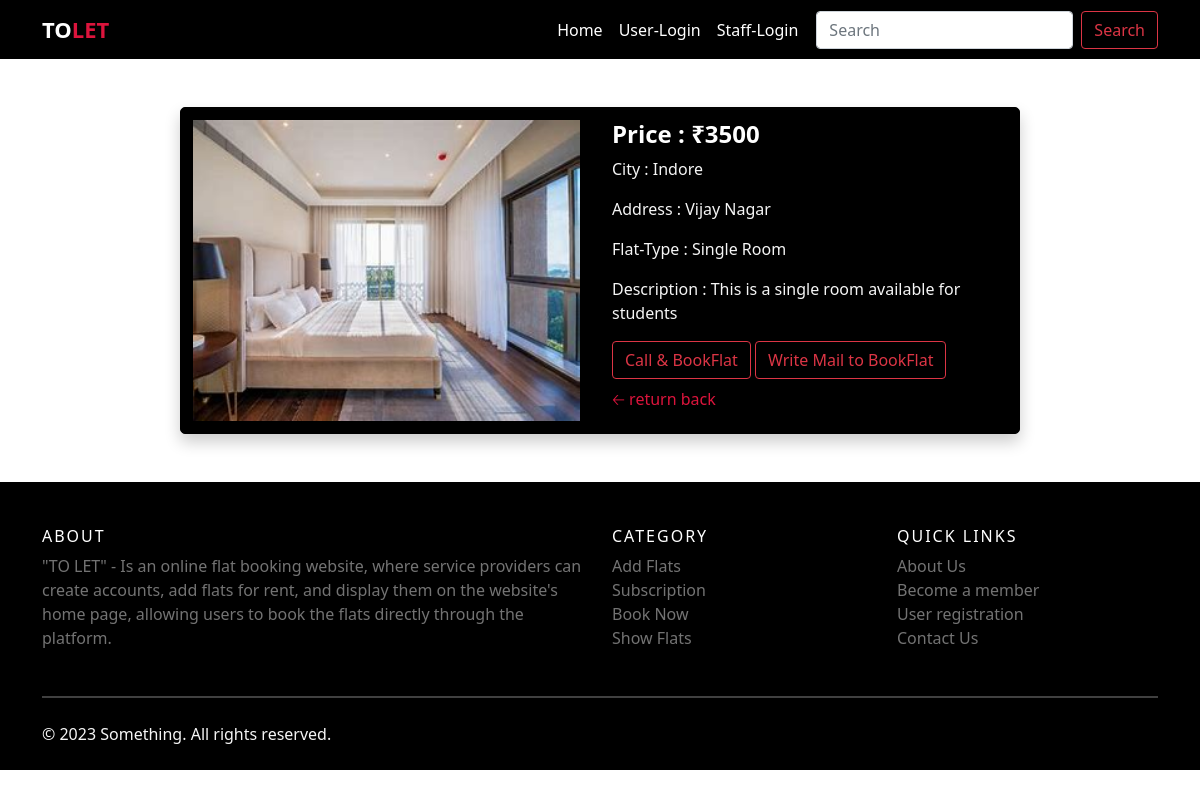
/viewflat/5 (signed in), run on the app's committed database.
### AddFlat/models.py (models this page shows, shortened)
class AddFlat(models.Model):
    owner = models.ForeignKey(FlatOwner, on_delete=models.CASCADE)
    address = models.CharField(max_length=300)
    contact = models.CharField(max_length=20)
    price = models.CharField(max_length=50)
    flat_type = models.CharField(max_length=30, null=True)
    image = models.FileField(upload_to="media", null=True)
    city = models.CharField(max_length=200, null=True)
    desc = models.TextField()

### AddFlat/views.py (the view)
# urls.py: path('viewflat/<int:pid>', ViewFlat, name="viewflat"),
def ViewFlat(request, pid):
    if not request.user.is_authenticated:
        return redirect('userlogin')
    ID = AddFlat.objects.get(id=pid)
    d = {'ID':ID}
    return render(request, 'ViewFlat.html', d)

### AddFlat/models.py (called while the page is built)
    def __str__(self):
        return self.user.username

### AddFlat/templates/ViewFlat.html (shortened to what this page needs)
{% extends 'Base.html' %}
{% block content %}
<div class="container container1 mt-5">
    <div class="row">
        <div class="col-md-6">
            <div class="img">
                <img src="{{ID.image.url}}" alt="Flat Image" class="container1-img">
            </div>
        </div>
        <div class="col-md-6">
            <div class="content">
                <h4 style="color: white;"><b>Price : ₹{{ID.price}}</b></h4>
                <p style="color: whitesmoke;">City : {{ID.city}}</p>
                <p style="color: whitesmoke;">Address : {{ID.address}}</p>
                <p style="color: whitesmoke;">Flat-Type : {{ID.flat_type}}</p>
                <p style="color: whitesmoke;">Description : {{ID.desc}}</p>
            </div>
            <div>
                <a href="tel:{{ID.contact}}" class="btn btn-outline-danger">Call & BookFlat</a>
                <a href="mailto:{{ID.owner}}" class="btn btn-outline-danger">Write Mail to BookFlat</a>
            </div>
            <div class="mt-2 pb-2">
                <a href="/" style="text-decoration: none; color: crimson;">🡠 return back</a>
            </div>
        </div>
    </div>
</div>
{% endblock content %}

### AddFlat/templates/Base.html (style rules this page uses)
* { margin: 0px; padding: 0px; }

### AddFlat/templates/ViewFlat.html (style rules this page uses)
.container1 { border: 1px solid black; border-radius: 5px; width: 70%; background-color: black; box-shadow: 0 8px 16px 0 rgba(0,0,0,0.2); }
.container1-img { margin-top: 12px; width: 98%; margin-bottom: 12px; }
.content { margin-top: 12px; }

### AddFlat/templates/Footer.html (style rules this page uses)
p { color:#737373 }

### data on the page
AddFlat: image (picture), price "3500", city "Indore", address "Vijay Nagar", flat_type "Single Room", desc "This is a single room available for students"
